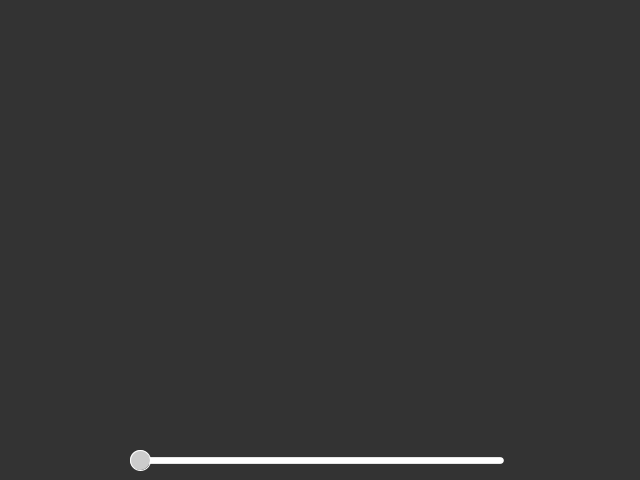
Frame 1 (no input)
Frame 60 (the mouse pressed at the canvas centre just before this capture): identical to frame 1, image omitted
Frame 120 (the mouse held since frame 60 and released just before this capture): identical to frame 1, image omitted

The Processing sketch that drew this single still picture (run headless with seeded random() and noise(); from frame 60 on, the mouse is pressed at the canvas centre):

// Processing sketch: Slider_class
// ── Slider_class.pde
slider test;
void setup()
{
  size(640, 480);
  test = new slider(0, TWO_PI, 0, width/2, height-20, radians(1));
  colorMode(HSB);
}
void draw()
{
  background(51);
  stroke(255);
  test.run();
  println(test.value());
  fill(degrees(test.value())%255, 255, 255);
  arc(width/2, height/2, 100, 100, 0, test.value());
}

// ── slider.pde
class slider
{
  float 
    startval, 
    endval, 
    beginval, 
    d, 
    r,
    sliderweight, 
    len;
  PVector 
    pos, 
    start, 
    end, 
    bobpos;

  slider(float sv, float ev, float bv, float x, float y, float l)
  {
    pos = new PVector(x, y);
    startval = sv;
    endval = ev;
    len = ev/l;
    len = constrain(len, 0, width);
    d = 20;
    r = d/2;
    sliderweight = d/3;

    float endx = pos.x+(len/2);
    float startx = pos.x-(len/2);
    beginval = map(bv, sv, ev, startx, endx);

    start = new PVector(startx, pos.y);
    end = new PVector(endx, pos.y);
    bobpos = new PVector(beginval, pos.y);
  }
  
  void run()
  {
   show();
   slide();
  }

  void show()
  {
    strokeWeight(sliderweight);
    line(start.x, start.y, end.x, end.y);
    strokeWeight(1);
    fill(204);
    circle(bobpos.x, bobpos.y, d);
  }

  void slide()
  {
    if (mousePressed && dist(mouseX, mouseY, bobpos.x, bobpos.y) < d)
    {
      bobpos.x = mouseX;
      bobpos.x = constrain(bobpos.x, start.x, end.x);
    }
    if ((mouseY < pos.y+sliderweight/2 && mouseY > pos.y-sliderweight/2 && mouseX > start.x && mouseX < end.x) && !(dist(mouseX, mouseY, bobpos.x, bobpos.y)< d) && mousePressed)
    {
      bobpos.x = mouseX;
      bobpos.x = constrain(bobpos.x, start.x, end.x);
    }
  }

  float value()
  {
    return map(bobpos.x, start.x, end.x, startval, endval);
  }
}
